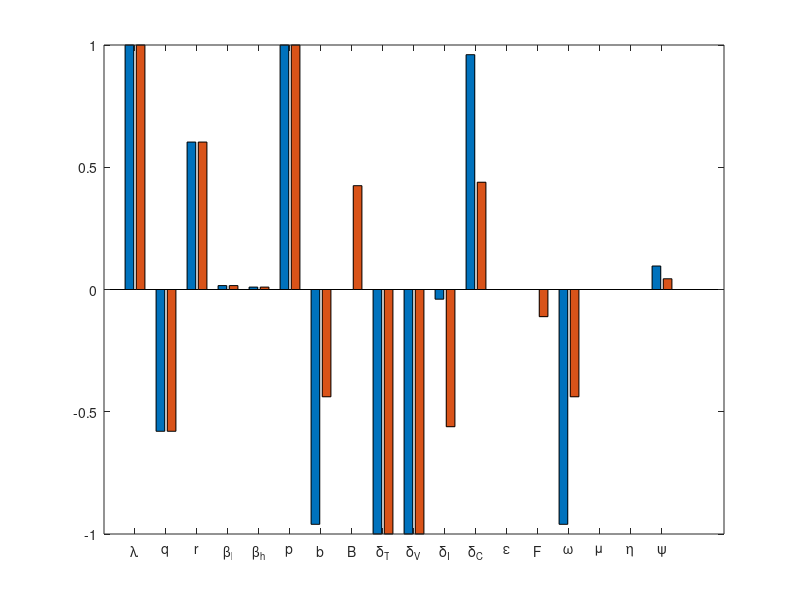

This chart was generated by the following MATLAB code: (Note: this script raises an error after producing the figure.)

senind_w = [1,-0.579862941486558,0.603057459146020,0.0159901599015990,0.00984009840098401,1,-0.960375193902936,0,-1,-1,-0.0396248060970640,0.960375193902936,-1.50002250033751e-05,0,-0.960375193902936,7.50011250168753e-06,7.50011250168753e-06,0.0960375193902936];
senind_m = [1,-0.579862941486558,0.603057459146020,0.0159901599015990,0.00984009840098401,1,-0.438779095976966,0.424624931590613,-1,-1,-0.561220904023034,0.438779095976966,0,-0.111111111111111,-0.438779095976966,0,0,0.0438779095976966];

senind = [senind_w; senind_m]';

%for label
names = ({'\lambda','q','r','\beta_l','\beta_h','p','b',...
    'B','\delta_T','\delta_V','\delta_I','\delta_C','\epsilon',...
    'F','\omega','\mu','\eta','\psi'});

%make bar graph and label
figure()
bar(senind)
xticks([1:18])
set(gca,'xticklabel',names)
set(gca,'XTickLabel',a,'FontName','Times','fontsize',18)
axis([0 19 -1.2 1.2])
% xlabel('Parameter')
% ylabel('Sensitivity')
xtickangle(0)
% title('R_0^w Sensitivity indices')
legend('R_0^w','R_0^m')
title('a)                                                                                                                         ','Fontsize',14)
